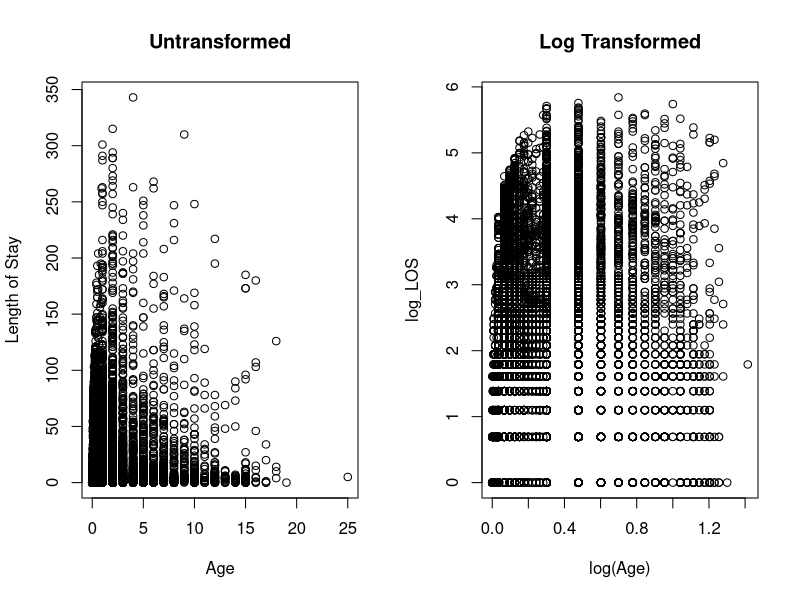

The R source for this figure:
## ---- chunk 1
# load in libraries
library(tidyverse)
library(dplyr)

#Load in datasets and initial cleaning
outcomes <- read_csv("Austin_Animal_Center_Outcomes_20250203.csv")
intakes <- read_csv("Austin_Animal_Center_Intakes_20250203.csv")

outcomes_clean <- outcomes |> mutate(OutcomeDate = as.Date(DateTime, '%m/%d/%Y %H:%M:%S')) |>
  select(-c(DateTime, MonthYear, `Outcome Subtype`, Name, `Animal Type`, Breed, Color))
intakes_clean <- intakes |>  mutate(IntakeDate = as.Date(DateTime, '%m/%d/%Y %H:%M:%S')) |> select(-c(DateTime, MonthYear))


#inner join the datasets, and remove the duplicate rows from the multiple stays
data <- merge(intakes_clean, outcomes_clean, by="Animal ID")

#Clean up merged dataset
clean <- data |>
  group_by(`Animal ID`) |>
  mutate(LengthofStay = OutcomeDate - IntakeDate) |>
  group_by(`Animal ID`) |>
  mutate(drop = LengthofStay < 0 |(LengthofStay >= max(LengthofStay) & n() > 1)) |>
  ungroup() |>
  filter(drop == F) |>
  select(-c("drop"))

shelter_clean <- clean |>
  mutate(DOB = as.Date(`Date of Birth`, '%m/%d/%Y'),
         LengthofStay = as.numeric(LengthofStay),
         Age = case_when(
           str_detect(`Age upon Outcome`, "years") ~ as.numeric(gsub(" years", "", `Age upon Outcome`)),
           str_detect(`Age upon Outcome`, "months") ~ as.numeric(gsub(" months", "", `Age upon Outcome`))/12,
           str_detect(`Age upon Outcome`, "year") ~ as.numeric(1),
           str_detect(`Age upon Outcome`, "month") ~ as.numeric(1/12),
           str_detect(`Age upon Outcome`, "weeks") ~ as.numeric(gsub(" weeks", "", `Age upon Outcome`))/52,
           str_detect(`Age upon Outcome`, "week") ~ 1/52,
           str_detect(`Age upon Outcome`, "days") ~ as.numeric(gsub(" days", "", `Age upon Outcome`))/365,
           str_detect(`Age upon Outcome`, "day") ~ 1/365,
         )) |>
  select(`Animal ID`, Name, IntakeType = `Intake Type`, IntakeCondition = `Intake Condition`, AnimalType=`Animal Type`, Sex = `Sex upon Intake`, Age, OutcomeType=`Outcome Type`, OutcomeDate, LengthofStay, DOB)

shelter_clean$AnimalType <- as.factor(shelter_clean$AnimalType)
shelter_clean$Sex <- as.factor(shelter_clean$Sex)
shelter_clean$IntakeCondition <- as.factor(case_when(
  shelter_clean$IntakeCondition %in% c("Sick", "Agonal", "Injured", "Med Attn", "Med Urgent", "Medical", "Neurologic", "Parvo") ~ "Medical",
  shelter_clean$IntakeCondition %in% c("Other", "Unknown") ~ "Other",
  TRUE ~ as.character(shelter_clean$IntakeCondition)
))
shelter_clean <- shelter_clean |> mutate(log_LOS = log(1+LengthofStay), log_Age = log(1+Age, 10), sqrt_Age = log(1+sqrt(Age)))
## ---- chunk 2
head(shelter_clean)
## ---- chunk 3
par(mfrow = c(1, 2))
plot(shelter_clean$Age, shelter_clean$LengthofStay, xlab="Age", ylab="Length of Stay", main="Untransformed")
plot(shelter_clean$log_Age, shelter_clean$log_LOS, xlab="log(Age)", ylab="log_LOS", main="Log Transformed" )
## ---- chunk 4
lin_model <- lm(as.numeric(log_LOS) ~ log_Age + AnimalType + IntakeCondition + Sex + OutcomeType,data=shelter_clean)
out <- summary(lin_model)
print(paste("Adjusted R Squared", out$adj.r.squared))
## ---- chunk 5
set.seed(123) 
k=10
  n <- nrow(shelter_clean)
  folds <- sample(rep(1:k, length.out = n))  # Assign each row to a fold
  
  errors <- numeric(k)  # Store errors for each fold
  
  for (i in 1:k) {
    # Split data: Training and Validation sets
    train_data <- shelter_clean[folds != i, ]
    test_data  <- shelter_clean[folds == i, ]
    
    # Train model on training set
    model <- lm(as.numeric(log_LOS) ~ log_Age + AnimalType + IntakeCondition + Sex + OutcomeType, data = train_data)
    
    # Predict on test set
    predictions <- predict(model, newdata = test_data)
    
    # Compute Mean Squared Error (MSE)
    actuals <-test_data[['log_LOS']] # Extract response variable
    errors[i] <- sqrt(mean((actuals - predictions)^2, na.rm=T))
  }
  
print(paste("Mean RMSE from k=10 CV: ", mean(errors)))
